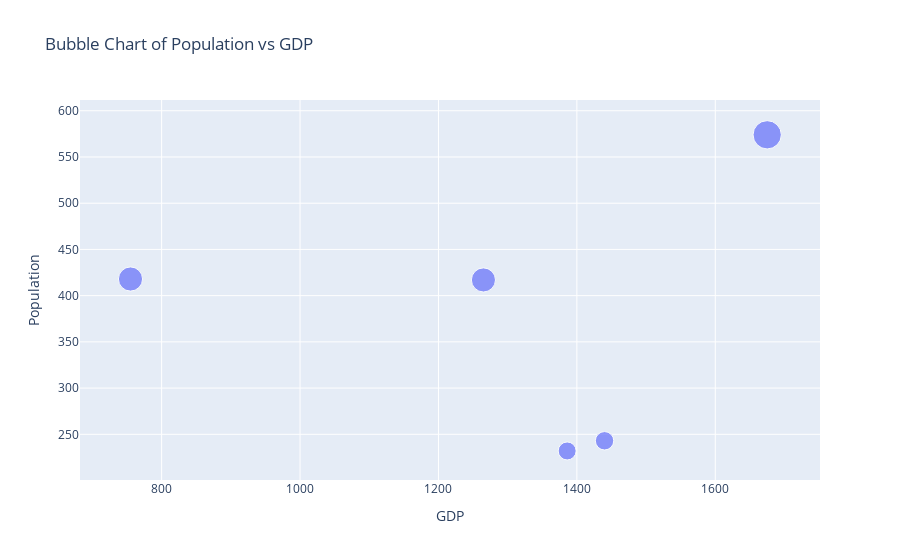

Notebook code for this chart:
### Code cell
#5.Using the given dataset, create a bubble chart to represent each country's population (y-axis), GDP (x-axis), and bubble size proportional to the population.
import plotly.express as px
import pandas as pd
import numpy as np

np.random.seed(25)
data = {
    'Country': ['USA', 'Canada', 'UK', 'Germany', 'France'],
    'Population': np.random.randint(100, 1000, 5),
    'GDP': np.random.randint(500, 2000, 5)
}
df = pd.DataFrame(data)

fig = px.scatter(df, x='GDP', y='Population', size='Population', hover_name='Country', title='Bubble Chart of Population vs GDP')
fig.show()

### Figure 1 — Plotly figure (JSON) as saved in the notebook; plotly's stock layout.template omitted (floating-point values rounded to 4 significant figures)
{"data": [{"hovertemplate": "<b>%{hovertext}</b><br><br>GDP=%{x}<br>Population=%{marker.size}<extra></extra>", "hovertext": ["USA", "Canada", "UK", "Germany", "France"], "legendgroup": "", "marker": {"color": "#636efa", "size": [232, 418, 574, 243, 417], "sizemode": "area", "sizeref": 1.435, "symbol": "circle"}, "mode": "markers", "name": "", "orientation": "v", "showlegend": false, "type": "scatter", "x": [1386, 755, 1675, 1440, 1265], "xaxis": "x", "y": [232, 418, 574, 243, 417], "yaxis": "y"}], "layout": {"legend": {"itemsizing": "constant", "tracegroupgap": 0}, "title": {"text": "Bubble Chart of Population vs GDP"}, "xaxis": {"anchor": "y", "domain": [0, 1], "title": {"text": "GDP"}}, "yaxis": {"anchor": "x", "domain": [0, 1], "title": {"text": "Population"}}}}
